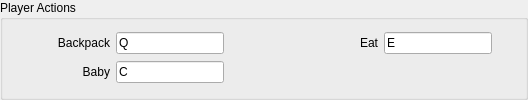
                 <widget class="QGroupBox" name="gBx_PlayerActions">
                  <property name="title">
                   <string>Player Actions</string>
                  </property>
                  <layout class="QGridLayout" name="gridLayout_31">
                   <item row="1" column="3">
                    <widget class="QPushButton" name="Btn_Baby_Reset">
                     <property name="maximumSize">
                      <size>
                       <width>16</width>
                       <height>16</height>
                      </size>
                     </property>
                     <property name="text">
                      <string/>
                     </property>
                     <property name="icon">
                      <iconset resource="resources.qrc">
                       <normaloff>:/Images/Reset_Icon_16px</normaloff>:/Images/Reset_Icon_16px</iconset>
                     </property>
                     <property name="flat">
                      <bool>true</bool>
                     </property>
                    </widget>
                   </item>
                   <item row="0" column="4">
                    <spacer name="hSp_Eat">
                     <property name="orientation">
                      <enum>Qt::Horizontal</enum>
                     </property>
                     <property name="sizeType">
                      <enum>QSizePolicy::Expanding</enum>
                     </property>
                     <property name="sizeHint" stdset="0">
                      <size>
                       <width>15</width>
                       <height>17</height>
                      </size>
                     </property>
                    </spacer>
                   </item>
                   <item row="0" column="7">
                    <widget class="QPushButton" name="Btn_Eat">
                     <property name="maximumSize">
                      <size>
                       <width>16</width>
                       <height>16</height>
                      </size>
                     </property>
                     <property name="text">
                      <string/>
                     </property>
                     <property name="icon">
                      <iconset resource="resources.qrc">
                       <normaloff>:/Images/Reset_Icon_16px</normaloff>:/Images/Reset_Icon_16px</iconset>
                     </property>
                     <property name="flat">
                      <bool>true</bool>
                     </property>
                    </widget>
                   </item>
                   <item row="1" column="0">
                    <spacer name="hSp_Baby">
                     <property name="orientation">
                      <enum>Qt::Horizontal</enum>
                     </property>
                     <property name="sizeType">
                      <enum>QSizePolicy::Expanding</enum>
                     </property>
                     <property name="sizeHint" stdset="0">
                      <size>
                       <width>15</width>
                       <height>17</height>
                      </size>
                     </property>
                    </spacer>
                   </item>
                   <item row="0" column="5">
                    <widget class="QLabel" name="lbl_WalkDown_4">
                     <property name="minimumSize">
                      <size>
                       <width>111</width>
                       <height>0</height>
                      </size>
                     </property>
                     <property name="maximumSize">
                      <size>
                       <width>111</width>
                       <height>16777215</height>
                      </size>
                     </property>
                     <property name="text">
                      <string>Eat</string>
                     </property>
                     <property name="alignment">
                      <set>Qt::AlignRight|Qt::AlignTrailing|Qt::AlignVCenter</set>
                     </property>
                    </widget>
                   </item>
                   <item row="0" column="1">
                    <widget class="QLabel" name="lbl_Backpack">
                     <property name="minimumSize">
                      <size>
                       <width>81</width>
                       <height>0</height>
                      </size>
                     </property>
                     <property name="maximumSize">
                      <size>
                       <width>81</width>
                       <height>16777215</height>
                      </size>
                     </property>
                     <property name="text">
                      <string>Backpack</string>
                     </property>
                     <property name="alignment">
                      <set>Qt::AlignRight|Qt::AlignTrailing|Qt::AlignVCenter</set>
                     </property>
                    </widget>
                   </item>
                   <item row="0" column="3">
                    <widget class="QPushButton" name="Btn_Backpack">
                     <property name="maximumSize">
                      <size>
                       <width>16</width>
                       <height>16</height>
                      </size>
                     </property>
                     <property name="text">
                      <string/>
                     </property>
                     <property name="icon">
                      <iconset resource="resources.qrc">
                       <normaloff>:/Images/Reset_Icon_16px</normaloff>:/Images/Reset_Icon_16px</iconset>
                     </property>
                     <property name="flat">
                      <bool>true</bool>
                     </property>
                    </widget>
                   </item>
                   <item row="0" column="2">
                    <widget class="QKeySequenceEdit" name="kSE_Backpack">
                     <property name="maximumSize">
                      <size>
                       <width>128</width>
                       <height>16777215</height>
                      </size>
                     </property>
                     <property name="keySequence">
                      <string>Q</string>
                     </property>
                    </widget>
                   </item>
                   <item row="0" column="0">
                    <spacer name="hSp_Backpack">
                     <property name="orientation">
                      <enum>Qt::Horizontal</enum>
                     </property>
                     <property name="sizeType">
                      <enum>QSizePolicy::Expanding</enum>
                     </property>
                     <property name="sizeHint" stdset="0">
                      <size>
                       <width>15</width>
                       <height>17</height>
                      </size>
                     </property>
                    </spacer>
                   </item>
                   <item row="1" column="2">
                    <widget class="QKeySequenceEdit" name="kSE_Baby">
                     <property name="maximumSize">
                      <size>
                       <width>128</width>
                       <height>16777215</height>
                      </size>
                     </property>
                     <property name="keySequence">
                      <string>C</string>
                     </property>
                    </widget>
                   </item>
                   <item row="1" column="1">
                    <widget class="QLabel" name="lbl_WalkUp_6">
                     <property name="text">
                      <string>Baby</string>
                     </property>
                     <property name="alignment">
                      <set>Qt::AlignRight|Qt::AlignTrailing|Qt::AlignVCenter</set>
                     </property>
                    </widget>
                   </item>
                   <item row="0" column="6">
                    <widget class="QKeySequenceEdit" name="kSE_Eat">
                     <property name="maximumSize">
                      <size>
                       <width>128</width>
                       <height>16777215</height>
                      </size>
                     </property>
                     <property name="keySequence">
                      <string>E</string>
                     </property>
                    </widget>
                   </item>
                  </layout>
                 </widget>
